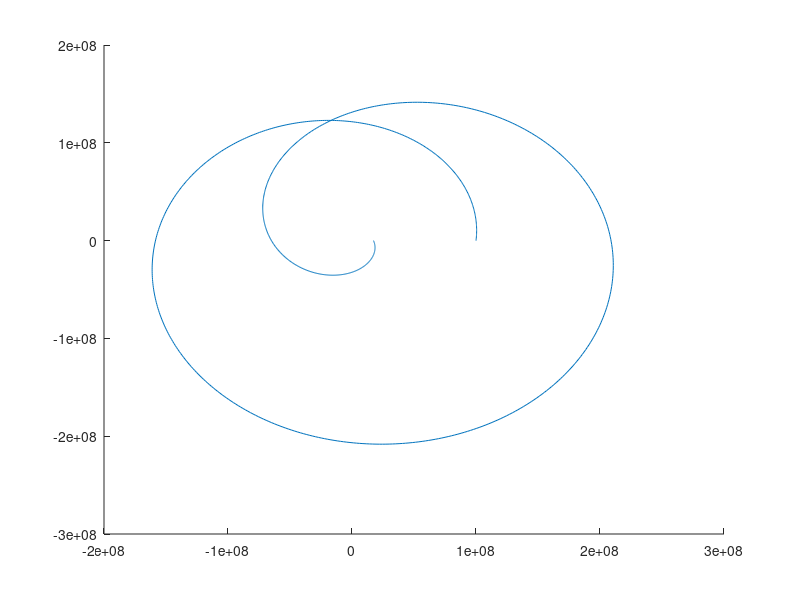

This chart was generated by the following MATLAB code:
t = linspace(0, 100, 1000);

N = 2;
% phi = 0;
% 
theta_0 = 0;
theta_tilde = 0;

%The total transfer angle is represented by:
theta_f = 2*pi * N + theta_tilde;
theta = linspace(theta_0, theta_f, 1000);

r1 = 100 * 10^6;
r2 = 150 * 10^6;

% The radius of the orbit can be represented as:
% r(theta) 1/(a + b*theta + c*theta^2 + d*theta^3 + e*theta^4 + f*theta^5)

%theta = theta_0 = 0 yields:
%r1 = 1/a

%theta = theta_f yields:
%r2 = 1/(a + b*theta_f + c*theta_f^2 + d*theta_f^3 + e*theta_f^4 + f*theta_f^5);

% The time derivative of the radius equation yields
% r_dot = -r.^2 * (b + 2*c*theta + 3*d*theta^2 + 4*e*theta^3 + 5*f*theta^4)*theta_dot
% From this we can get the flight




a = 1/r1;
b = -1e-9;
c = -1e-10;
d = 1e-11;
e = 1e-12;
f = 1e-13;

%r2 = 1/(a + b*theta_f + c*theta_f^2 + d*theta_f^3 + e*theta_f^4 + f*theta_f^5);


x = cos(theta) ./ (a + b*theta + c*theta.^2 + d*theta.^3 + e*theta.^4 + f*theta.^5);
y = sin(theta) ./ (a + b*theta + c*theta.^2 + d*theta.^3 + e*theta.^4 + f*theta.^5);
r = 1 ./ (a + b*theta + c*theta.^2 + d*theta.^3 + e*theta.^4 + f*theta.^5);

figure;
hold on;

plot(x, y);

%plot(cos(theta))

%plot(r)
